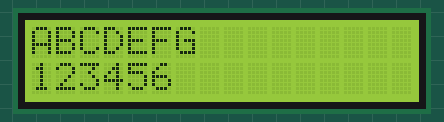
The program below on a simulated Raspberry Pi (BCM pin numbers). Shown: 16×2 character LCD. Library files of the repository ran but are not shown: I2C_LCD_driver.py. At 0.3 s the program stops and its outputs stay as they are.

Above: at 0.3 s.

The program:

lcd.py
```python
import I2C_LCD_driver

# I2C_LCD_Driver 모듈을 사용하는 예제
textLcd = I2C_LCD_driver.lcd()

# 16자 이내 아스키코드, 1은 첫 번째 줄이고 2는 두 번째 줄이다
textLcd.lcd_display_string("ABCDEFG", 1)
textLcd.lcd_display_string("123456", 2)
```
